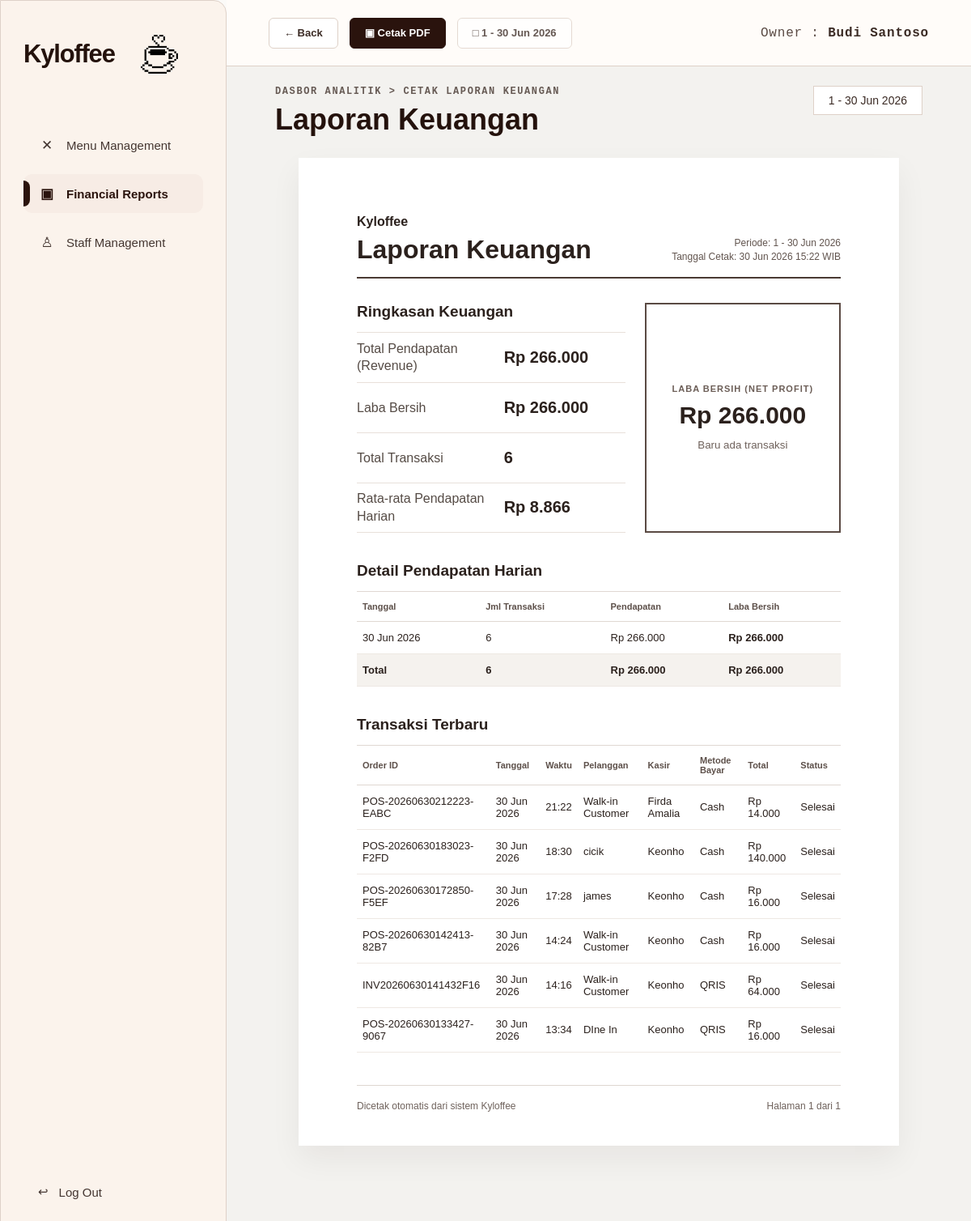
The page /owner/reports/print (signed in) on the database its author committed.
### tables this page shows
CREATE TABLE pos_transactions (
                id INTEGER PRIMARY KEY AUTOINCREMENT,
                order_code TEXT NOT NULL UNIQUE,
                transaction_date TEXT NOT NULL,
                transaction_time TEXT NOT NULL,
                customer_name TEXT DEFAULT 'Walk-in Customer',
                payment_method TEXT DEFAULT 'Tunai',
                subtotal_amount INTEGER NOT NULL DEFAULT 0,
                discount_amount INTEGER NOT NULL DEFAULT 0,
                tax_amount INTEGER NOT NULL DEFAULT 0,
                operational_cost INTEGER NOT NULL DEFAULT 0,
                total_amount INTEGER NOT NULL DEFAULT 0,
                item_count INTEGER NOT NULL DEFAULT 0,
                status TEXT NOT NULL DEFAULT 'Selesai',
                staff_id INTEGER,
                created_at TIMESTAMP DEFAULT CURRENT_TIMESTAMP
            );

CREATE TABLE users (
                id INTEGER PRIMARY KEY AUTOINCREMENT,
                full_name TEXT NOT NULL,
                email TEXT UNIQUE NOT NULL,
                password_hash TEXT NOT NULL,
                role TEXT NOT NULL,
                created_at TIMESTAMP DEFAULT CURRENT_TIMESTAMP
            , staff_phone TEXT, staff_position TEXT DEFAULT 'Staff', joined_date TEXT, staff_status TEXT DEFAULT 'Aktif', is_active INTEGER NOT NULL DEFAULT 1);

### app.py (the view)
@app.route("/owner/reports/print")
@owner_required
def owner_reports_print():
    return render_template(
        "owner_financial_report_print.html",
        owner_name=get_owner_name(),
        active_page="reports",
        report=build_financial_report(request.args),
    )

### app.py (called while the page is built, shortened)
def get_db():
    global REMOTE_DB_FAILED
    if "db" not in g:
        should_try_mysql = DB_USE_MYSQL and not (REMOTE_DB_FAILED and DB_FALLBACK_SQLITE)
        sqlite_conn = sqlite3.connect(DATABASE)
        sqlite_conn.row_factory = sqlite3.Row
        g.db = DatabaseConnection(sqlite_conn, is_mysql=False)
    return g.db

def execute_script_commit(script):
    db = get_db()
    try:
        db.executescript(script)
        db.commit()
        app.logger.debug("DB script commit successful.")
    except Exception:
        db.rollback()
        app.logger.exception("DB schema change failed and rollback executed.")
        raise

def fetch_all_dict(cursor):
    rows = cursor.fetchall()
    if not rows:
        return []
    if isinstance(rows[0], dict):
        return rows
    columns = [col[0] for col in cursor.description]
    return [dict(zip(columns, row)) for row in rows]

def row_to_dict(row):
    if row is None:
        return {}
    if isinstance(row, dict):
        return row
    return dict(row)

def get_owner_name():
    return (
        session.get("full_name")
        or session.get("name")
        or session.get("username")
        or "Owner"
    )

def owner_required(view_func):
    @wraps(view_func)
    def wrapped_view(**kwargs):
        if not session.get("user_id"):
            flash("Silakan login terlebih dahulu.", "error")
            return redirect(url_for("login"))
        if session.get("role") != "owner":
            return redirect_for_role()
        return view_func(**kwargs)
    return wrapped_view

def format_report_datetime(value):
    return f"{format_short_date(value.date())} {value:%H:%M} WIB"

def format_currency(amount):
    return f"Rp {int(amount or 0):,}".replace(",", ".")

def format_short_date(value):
    month_names = ["Jan", "Feb", "Mar", "Apr", "Mei", "Jun", "Jul", "Agu", "Sep", "Okt", "Nov", "Des"]
    return f"{value.day} {month_names[value.month - 1]} {value.year}"

def format_month_name(value):
    month_names = [
        "Januari",
        "Februari",
        "Maret",
        "April",
        "Mei",
        "Juni",
        "Juli",
        "Agustus",
        "September",
        "Oktober",
        "November",
        "Desember",
    ]
    return f"{month_names[value.month - 1]} {value.year}"

def parse_report_date(value):
    if not value:
        return None
    try:
        return datetime.strptime(value, "%Y-%m-%d").date()
    except ValueError:
        return None

    def commit(self):
        return self.conn.commit()

### templates/owner_financial_report_print.html (shortened to what this page needs)
<!DOCTYPE html>
<html lang="id">
<head>
    <link rel="stylesheet" href="{{ url_for('static', filename='css/owner_shell.css') }}">
    <link rel="stylesheet" href="{{ url_for('static', filename='css/owner_menu.css') }}">
</head>
<body>
    <div class="owner-page owner-page--report-print">
        {% include 'partials/owner_sidebar.html' %}
        <main class="owner-main">
            <header class="owner-topbar owner-topbar--spread no-print">
                <div class="topbar-actions">
                    <a
                        href="{{ url_for('owner_reports', date_from=report.date_from, date_to=report.date_to) }}"
                        class="topbar-button topbar-button--light"
                    >
                        &larr; Back
                    </a>
                    <button type="button" onclick="window.print()" class="topbar-button topbar-button--dark">&#9635; Cetak PDF</button>
                    <button type="button" class="topbar-button topbar-button--light" disabled>&#9633; {{ report.calendar_label }}</button>
                </div>
                <div class="owner-identity">Owner : <strong>{{ owner_name }}</strong></div>
            </header>
            <section class="owner-content report-content">
                <div class="report-heading-row no-print">
                    <div>
                        <p class="breadcrumb">DASBOR ANALITIK &gt; CETAK LAPORAN KEUANGAN</p>
                        <h1>Laporan Keuangan</h1>
                    </div>
                    <span class="period-pill">{{ report.period }}</span>
                </div>
                <article class="financial-sheet">
                    <header class="financial-sheet__header">
                        <div>
                            <strong>Kyloffee</strong>
                            <h2>Laporan Keuangan</h2>
                        </div>
                        <div class="financial-sheet__meta">
                            <span>Periode: {{ report.period }}</span>
                            <span>Tanggal Cetak: {{ report.printed_at }}</span>
                        </div>
                    </header>
                    <section class="financial-summary">
                        <div class="summary-list">
                            <h3>Ringkasan Keuangan</h3>
                            {% for item in report.print_summary %}
                                <div class="summary-row summary-row--{{ item.tone }}">
                                    <span>{{ item.label }}</span>
                                    <strong>{{ item.value }}</strong>
                                </div>
                            {% endfor %}
                        </div>
                        <aside class="net-profit-box">
                            <span>LABA BERSIH (NET PROFIT)</span>
                            <strong>{{ report.net_profit }}</strong>
                            <small>{{ report.net_profit_trend }}</small>
                        </aside>
                    </section>
                    <section class="sheet-section">
                        <h3>Detail Pendapatan Harian</h3>
                        <div class="sheet-table-wrap">
                            <table class="sheet-table">
                                <thead>
                                    <tr>
                                        <th>Tanggal</th>
                                        <th>Jml Transaksi</th>
                                        <th>Pendapatan</th>
                                        <th>Laba Bersih</th>
                                    </tr>
                                </thead>
                                <tbody>
                                    {% if report.daily_details %}
                                        {% for item in report.daily_details %}
                                            <tr>
                                                <td>{{ item.date }}</td>
                                                <td>{{ item.transactions }}</td>
                                                <td>{{ item.income }}</td>
                                                <td><strong>{{ item.profit }}</strong></td>
                                            </tr>
                                        {% endfor %}
                                        <tr class="sheet-total-row">
                                            <td>Total</td>
                                            <td>{{ report.daily_totals.transactions }}</td>
                                            <td>{{ report.daily_totals.income }}</td>
                                            <td>{{ report.daily_totals.profit }}</td>
                                        </tr>
                                    {% else %}
                                        <tr>
                                            <td colspan="4" class="sheet-empty">Belum ada pendapatan harian.</td>
                                        </tr>
                                    {% endif %}
                                </tbody>
                            </table>
                        </div>
                    </section>
                    <section class="sheet-section">
                        <h3>Transaksi Terbaru</h3>
                        <div class="sheet-table-wrap">
                            <table class="sheet-table">
                                <thead>
                                    <tr>
                                        <th>Order ID</th>
                                        <th>Tanggal</th>
                                        <th>Waktu</th>
                                        <th>Pelanggan</th>
                                        <th>Kasir</th>
                                        <th>Metode Bayar</th>
                                        <th>Total</th>
                                        <th>Status</th>
                                    </tr>
                                </thead>
                                <tbody>
                                    {% if report.print_transactions %}
                                        {% for trx in report.print_transactions %}
                                            <tr>
                                                <td>{{ trx.id }}</td>
                                                <td>{{ trx.date }}</td>
                                                <td>{{ trx.time }}</td>
                                                <td>{{ trx.customer }}</td>
                                                <td>{{ trx.staff }}</td>
                                                <td>{{ trx.method }}</td>
                                                <td>{{ trx.total }}</td>
                                                <td>{{ trx.status }}</td>
                                            </tr>
                                        {% endfor %}
                                    {% else %}
                                        <tr>
                                            <td colspan="8" class="sheet-empty">Belum ada transaksi.</td>
                                        </tr>
                                    {% endif %}
                                </tbody>
                            </table>
                        </div>
                    </section>
                    <footer class="financial-sheet__footer">
                        <span>Dicetak otomatis dari sistem Kyloffee</span>
                        <span>Halaman 1 dari 1</span>
                    </footer>
                </article>
            </section>
        </main>
    </div>
</body>
</html>

### static/css/owner_shell.css (style rules this page uses)
:root { --kyloffee-brown: #2a130d; --kyloffee-brown-2: #3a2118; --kyloffee-cream: #fbf3ec; --kyloffee-soft: #faf8f5; --kyloffee-line: #ded1c8; --kyloffee-muted: #6f625c; --kyloffee-text: #24120c; --kyloffee-white: #ffffff; --kyloffee-danger: #b83a2f; --kyloffee-success: #2f7d4f; --sidebar-width: 280px; --topbar-height: 82px; }
* { box-sizing: border-box; }
html, body { min-height: 100%; }
body { margin: 0; background: #fbfaf8; color: var(--kyloffee-text); font-family: Arial, Helvetica, sans-serif; }
a { color: inherit; }
.owner-page { min-height: 100vh; display: flex; }
.owner-main { width: 100%; min-height: 100vh; margin-left: var(--sidebar-width); }
.owner-topbar { height: var(--topbar-height); display: flex; align-items: center; justify-content: flex-end; padding: 0 52px; background: rgba(255, 252, 249, 0.94); border-bottom: 1px solid var(--kyloffee-line); }
.owner-topbar--spread { justify-content: space-between; gap: 20px; }
.topbar-actions { display: flex; align-items: center; gap: 14px; }
.topbar-button { min-height: 38px; display: inline-flex; align-items: center; justify-content: center; gap: 9px; border-radius: 6px; border: 1px solid #ded1c8; padding: 0 18px; font: inherit; font-size: 13px; font-weight: 800; text-decoration: none; cursor: pointer; }
.topbar-button--dark { border-color: var(--kyloffee-brown); background: var(--kyloffee-brown); color: #fff; }
.topbar-button--light { background: #fff; color: #3b2b25; }
.topbar-button:disabled { cursor: not-allowed; opacity: 0.78; }
.owner-identity { font-family: "Courier New", monospace; font-size: 16px; letter-spacing: 0.8px; color: #5b4b45; white-space: nowrap; }
.owner-identity strong { color: #3b2b25; font-weight: 700; }
.owner-content { padding: 24px clamp(28px, 5vw, 72px) 64px; }
.breadcrumb { margin: 0 0 9px; font-family: "Courier New", monospace; font-size: 12px; font-weight: 700; letter-spacing: 1.6px; color: #665a54; }

### rows shown on the page
pos_transactions: id "POS-20260630212223-EABC", date "30 Jun 2026", time "21:22", customer "Walk-in Customer", staff "Firda Amalia", method "Cash", total "Rp 14.000", status "Selesai"
pos_transactions: id "POS-20260630183023-F2FD", date "30 Jun 2026", time "18:30", customer "cicik", staff "Keonho", method "Cash", total "Rp 140.000", status "Selesai"
pos_transactions: id "POS-20260630172850-F5EF", date "30 Jun 2026", time "17:28", customer "james", staff "Keonho", method "Cash", total "Rp 16.000", status "Selesai"
pos_transactions: id "POS-20260630142413-82B7", date "30 Jun 2026", time "14:24", customer "Walk-in Customer", staff "Keonho", method "Cash", total "Rp 16.000", status "Selesai"
pos_transactions: id "INV20260630141432F16", date "30 Jun 2026", time "14:16", customer "Walk-in Customer", staff "Keonho", method "QRIS", total "Rp 64.000", status "Selesai"
pos_transactions: id "POS-20260630133427-9067", date "30 Jun 2026", time "13:34", customer "DIne In", staff "Keonho", method "QRIS", total "Rp 16.000", status "Selesai"

### other values the page prints
{{ report.calendar_label }} "1 - 30 Jun 2026"
{{ owner_name }} "Budi Santoso"
{{ report.period }} "1 - 30 Jun 2026"
{{ report.printed_at }} "30 Jun 2026 15:22 WIB"
{{ item.label }} "Total Pendapatan (Revenue)" "Laba Bersih" "Total Transaksi" "Rata-rata Pendapatan Harian"
{{ item.value }} "Rp 266.000" "Rp 266.000" "6" "Rp 8.866"
{{ report.net_profit }} "Rp 266.000"
{{ report.net_profit_trend }} "Baru ada transaksi"
{{ item.date }} "30 Jun 2026"
{{ item.transactions }} "6"
{{ item.income }} "Rp 266.000"
{{ item.profit }} "Rp 266.000"
{{ report.daily_totals.transactions }} "6"
{{ report.daily_totals.income }} "Rp 266.000"
{{ report.daily_totals.profit }} "Rp 266.000"
